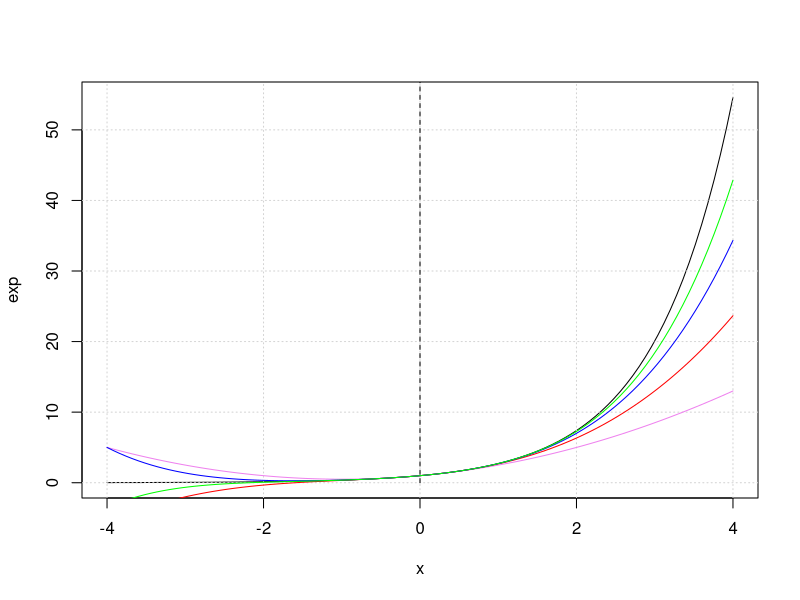

Here is the R script that generated this plot:
# Semana 10 - 

# Exercício 10.2

## Letra a

pol_exp <- function(x, n){
  if(class(x) != "numeric")
    stop("Erro")
  if(n < 0 || n %% 1 != 0)
    stop("Erro")
  fat <- 1
  som <- 1
  for(i  in 1:n){
    fat <- fat * i
    som <- som + (x^i) / fat
  }
  return(som)
}

pol_exp(2,100)

## Letra b

plot(exp,-4,4)
grid()
segments(x0=0,y0=0,x1=0,y1=150,lty=2)
curve(pol_exp(x,n=2),add=T,col="violet")
curve(pol_exp(x,n=3),add=T,col="red")
curve(pol_exp(x,n=4),add=T,col="blue")
curve(pol_exp(x,n=5),add=T,col="green")

# Exercício 10.3

## Letra a

AproxExp <- function(x, incremento){
  fat <- 1
  aprox <- 1
  for(i in 1:10){
    fat <- fat * i
    aprox <- aprox + x^i / fat
  }
  repeat{
    i <-  i + 1
    fat <- fat * i
    parcela <- x^i / fat
    if(abs(parcela) < incremento){
      return(aprox + parcela)
    }
      aprox = aprox + parcela
    }
}

## Letra b

AproxExp(1, 0.000000001)

AproxExp(-1, 0.00000001)

AproxExp(3, 0.00000001)

AproxExp(1^1/2, 0.0000000001)

AproxExp(7.3,0.00000001)

## Letra c

AproxExpi <- function(x, incremento){
  fat <- 1
  aprox <- 1
  for(i in 1:10){
    fat <- fat * i
    aprox <- aprox + x^i / fat
  }
  repeat{
    i <-  i + 1
    fat <- fat * i
    parcela <- x^i / fat
    if(abs(parcela) < incremento){
      return(list(aprox + parcela, i))
    }
    aprox = aprox + parcela
  }
}

AproxExpi(1, 0.000000001)

AproxExpi(-1, 0.00000001)

AproxExpi(3, 0.00000001)

AproxExpi(1^1/2, 0.0000000001)

AproxExpi(7.3,0.00000001)

## Letra d

AproxExpq <- function(x, incremento){
  x <- -x^2 / 2
  fat <- 1
  aprox <- 1
  for(i in 1:10){
    fat <- fat * i
    aprox <- aprox + x^i / fat
  }
  repeat{
    i <-  i + 1
    fat <- fat * i
    parcela <- x^i / fat
    if(abs(parcela) < incremento){
      return(aprox + parcela)
    }
    aprox = aprox + parcela
  }
}
